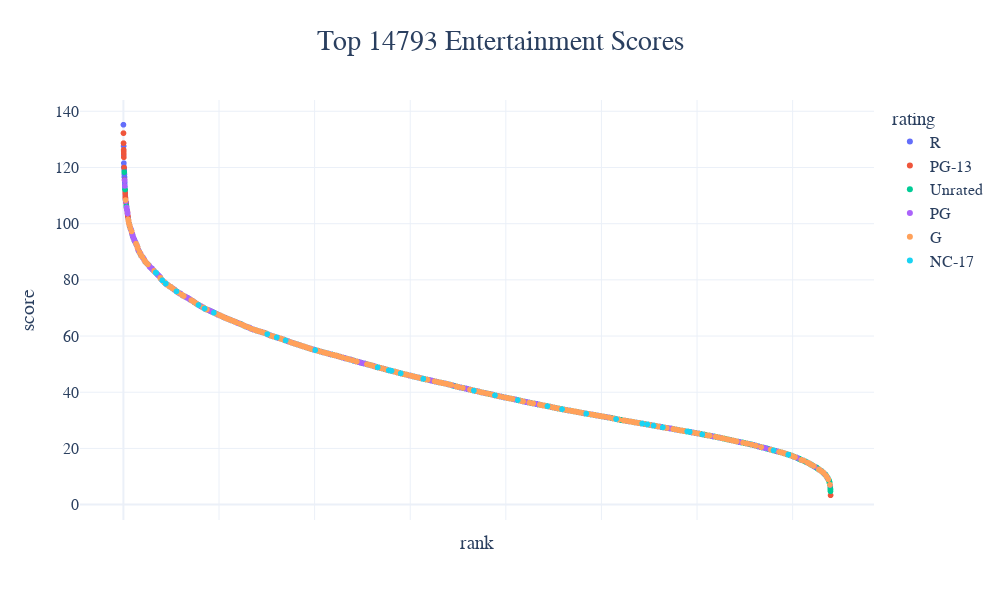

Here is the notebook cell this chart was saved with:
### Code cell
entertainment = get_entertainment(0, genres=[], nation=None, only_movies=True, newer_content=0, age_restrictions=[])

fig = px.scatter(entertainment, x='rank', y='adjusted_score',
                 title=f'Top {entertainment.shape[0]} Entertainment Scores',
                 labels={'adjusted_score': 'score',
                         'age_certification': 'rating'},
                 hover_name='title', hover_data={'adjusted_score': True, 'title': False, 'service' : True, 'genres' : True, 'release_year' : True},
                 color='age_certification', template='plotly_white', width=1000, height=600)
fig.update_layout(
    xaxis=dict(showticklabels=False),
    yaxis=dict(titlefont=dict(size=20)),
    font=dict(size=16, family='Arial'),
    title=dict(x=0.5, y=0.95, font=dict(size=28))
)
fig.show()

### Figure 1 — Plotly figure (JSON) as saved in the notebook; plotly's stock layout.template omitted (floating-point values rounded to 4 significant figures; data arrays with more than 128 entries replaced by an {"elided": "..."} marker saying what was removed)
{"data": [{"customdata": {"elided": "2542x4 mixed values"}, "hovertemplate": "<b>%{hovertext}</b><br><br>rating=R<br>rank=%{x}<br>score=%{y}<br>service=%{customdata[1]}<br>genres=%{customdata[2]}<br>release_year=%{customdata[3]}<extra></extra>", "hovertext": {"elided": "2542 str values"}, "legendgroup": "R", "marker": {"color": "#636efa", "symbol": "circle"}, "mode": "markers", "name": "R", "showlegend": true, "type": "scattergl", "x": {"elided": "2542 int values"}, "xaxis": "x", "y": {"elided": "2542 float values"}, "yaxis": "y"}, {"customdata": {"elided": "1553x4 mixed values"}, "hovertemplate": "<b>%{hovertext}</b><br><br>rating=PG-13<br>rank=%{x}<br>score=%{y}<br>service=%{customdata[1]}<br>genres=%{customdata[2]}<br>release_year=%{customdata[3]}<extra></extra>", "hovertext": {"elided": "1553 str values"}, "legendgroup": "PG-13", "marker": {"color": "#EF553B", "symbol": "circle"}, "mode": "markers", "name": "PG-13", "showlegend": true, "type": "scattergl", "x": {"elided": "1553 int values"}, "xaxis": "x", "y": {"elided": "1553 float values"}, "yaxis": "y"}, {"customdata": {"elided": "9110x4 mixed values"}, "hovertemplate": "<b>%{hovertext}</b><br><br>rating=Unrated<br>rank=%{x}<br>score=%{y}<br>service=%{customdata[1]}<br>genres=%{customdata[2]}<br>release_year=%{customdata[3]}<extra></extra>", "hovertext": {"elided": "9110 str values"}, "legendgroup": "Unrated", "marker": {"color": "#00cc96", "symbol": "circle"}, "mode": "markers", "name": "Unrated", "showlegend": true, "type": "scattergl", "x": {"elided": "9110 int values"}, "xaxis": "x", "y": {"elided": "9110 float values"}, "yaxis": "y"}, {"customdata": {"elided": "1121x4 mixed values"}, "hovertemplate": "<b>%{hovertext}</b><br><br>rating=PG<br>rank=%{x}<br>score=%{y}<br>service=%{customdata[1]}<br>genres=%{customdata[2]}<br>release_year=%{customdata[3]}<extra></extra>", "hovertext": {"elided": "1121 str values"}, "legendgroup": "PG", "marker": {"color": "#ab63fa", "symbol": "circle"}, "mode": "markers", "name": "PG", "showlegend": true, "type": "scattergl", "x": {"elided": "1121 int values"}, "xaxis": "x", "y": {"elided": "1121 float values"}, "yaxis": "y"}, {"customdata": {"elided": "434x4 mixed values"}, "hovertemplate": "<b>%{hovertext}</b><br><br>rating=G<br>rank=%{x}<br>score=%{y}<br>service=%{customdata[1]}<br>genres=%{customdata[2]}<br>release_year=%{customdata[3]}<extra></extra>", "hovertext": {"elided": "434 str values"}, "legendgroup": "G", "marker": {"color": "#FFA15A", "symbol": "circle"}, "mode": "markers", "name": "G", "showlegend": true, "type": "scattergl", "x": {"elided": "434 int values"}, "xaxis": "x", "y": {"elided": "434 float values"}, "yaxis": "y"}, {"customdata": {"elided": "33x4 mixed values"}, "hovertemplate": "<b>%{hovertext}</b><br><br>rating=NC-17<br>rank=%{x}<br>score=%{y}<br>service=%{customdata[1]}<br>genres=%{customdata[2]}<br>release_year=%{customdata[3]}<extra></extra>", "hovertext": ["The Normal Heart", "The Dreamers", "Super Deluxe", "Evangelion: 2.0 You Can (Not) Advance", "Onibaba", "Tie Me Up! Tie Me Down!", "7 Days in Hell", "Gantz:O", "Blonde", "Hot Girls Wanted", "Nappily Ever After", "Showgirls", "Mercury 13", "Revenger", "Trees of Peace", "Freaks – You're One of Us", "Native Son", "American Swing", "Albert Fish: In Sin He Found Salvation", "Cuties", "Tropic of Cancer", "The Berlin Affair", "The Green Sea", "Wrong Swipe", "Lucky Bastard", "Street Warrior", "Relentless", "This One's for the Ladies", "Revenge Ride", "365 Days: This Day", "4/20 Massacre", "The Book of Fire", "Hobo Heyseus"], "legendgroup": "NC-17", "marker": {"color": "#19d3f3", "symbol": "circle"}, "mode": "markers", "name": "NC-17", "showlegend": true, "type": "scattergl", "x": [676, 684, 813, 887, 1110, 1571, 1697, 1892, 3010, 3208, 3393, 4013, 5320, 5552, 5609, 5802, 6273, 7331, 7773, 8251, 8871, 9176, 9683, 10306, 10853, 10961, 11091, 11285, 11795, 11846, 12110, 13600, 13910], "xaxis": "x", "y": [82.63, 82.48, 79.84, 78.69, 75.89, 71.05, 69.79, 68.32, 60.69, 59.52, 58.44, 55.0, 48.87, 47.82, 47.6, 46.73, 44.78, 40.59, 38.9, 37.2, 35.05, 33.98, 32.39, 30.46, 28.86, 28.54, 28.12, 27.52, 26.04, 25.88, 25.02, 19.29, 17.79], "yaxis": "y"}], "layout": {"font": {"family": "Arial", "size": 16}, "height": 600, "legend": {"title": {"text": "rating"}, "tracegroupgap": 0}, "title": {"font": {"size": 28}, "text": "Top 14793 Entertainment Scores", "x": 0.5, "y": 0.95}, "width": 1000, "xaxis": {"anchor": "y", "domain": [0, 1], "showticklabels": false, "title": {"text": "rank"}}, "yaxis": {"anchor": "x", "domain": [0, 1], "title": {"font": {"size": 20}, "text": "score"}}}}
